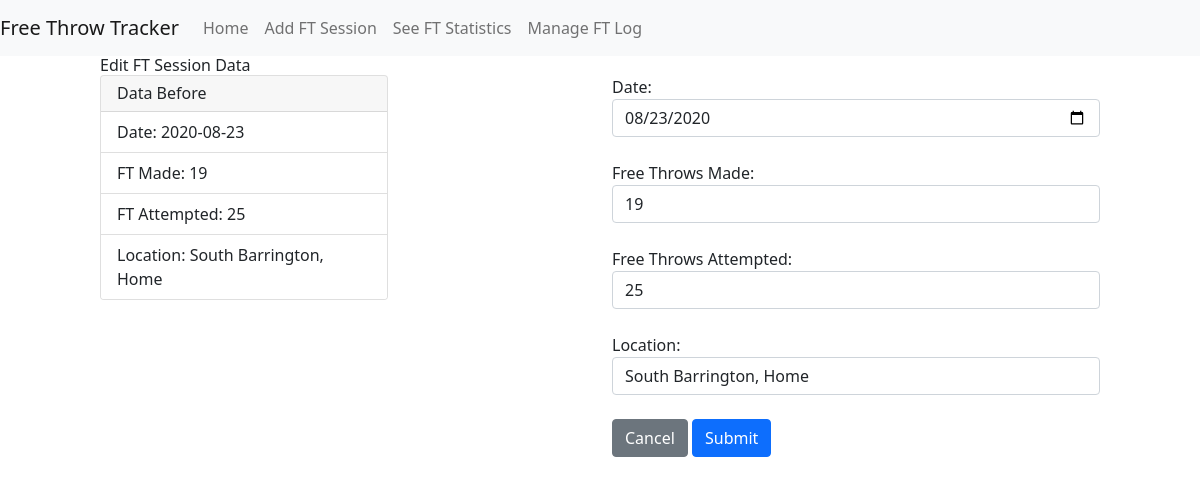
The app's page /edit/12 with its own data.
### tables this page shows
CREATE TABLE freethrowlog (
    id INTEGER PRIMARY KEY AUTOINCREMENT,
    sessionDate TEXT NOT NULL,
    ftMade INTEGER NOT NULL,
    ftAttempted INTEGER NOT NULL,
    locationName TEXT NOT NULL
    
);

### app.py (the view, shortened to what this page needs)
@app.route("/edit/<string:id>",methods=['POST','GET'])
def edit(id):
    if request.method == 'GET':
        conn = get_db_connection()
        cursor = conn.cursor()
        cursor.execute("SELECT * FROM freethrowlog WHERE ID=?", (id,))
        data = cursor.fetchall()
        cursor.close()
        conn.close()
        date = str(data[0]['sessionDate'])
        return render_template("edit.html", data=data, date=date)

### app.py (called while the page is built)
def get_db_connection():
    conn = sqlite3.connect('database.db')
    conn.row_factory = sqlite3.Row
    return conn

### templates/edit.html
{% extends 'base.html' %}
{% block content %}
    <div class="container">
        <div class="row">
            <h1>{% block title %} Edit FT Session Data {% endblock %}</h1>
            <div class="col">
                <div class="card" style="width: 18rem;">
                    <div class="card-header">
                        <h5>Data Before</h5>
                    </div>
                    <ul class="list-group list-group-flush">
                        <li class="list-group-item">Date: {{data[0]['sessionDate']}}</li>
                        <li class="list-group-item">FT Made: {{data[0]['ftmade']}}</li>
                        <li class="list-group-item">FT Attempted: {{data[0]['ftattempted']}}</li>
                        <li class="list-group-item">Location: {{ data[0]['locationName'] }}</li>
                    </ul>
                </div>
            </div>
            <div class="col">
                <form action="{{ url_for('edit', id=data[0]['id'])}}" method="post">
                    <div class="form-group col-sm-12">
                        <label for="date" >Date: </label>
                        <input type="date" class="form-control" id="date" name="date" value='{{data[0]["sessionDate"]}}'>
                    </div><br>
                    <div class="form-group col-sm-12">
                        <label for="ftmade">Free Throws Made: </label>
                        <input type="number" class="form-control" id="ftmade" name="ftmade" value='{{data[0]["ftmade"]}}'>
                    </div><br>
                    <div class="form-group col-sm-12">
                        <label for="ftmade">Free Throws Attempted: </label>
                        <input type="number" class="form-control" id="ftattempted" name="ftattempted" value='{{data[0]["ftattempted"]}}'>
                    </div><br>
                    <div class="form-group col-sm-12">
                        <label for="location">Location: </label>
                        <input type="text" class="form-control" id="location" name="location" value='{{data[0]["locationName"]}}'>
                    </div>
                    <br>
                    <a href='{{url_for("log")}}' class="btn btn-secondary" role="button">Cancel</a>
                    <button type="submit" class="btn btn-primary">Submit</button>
                </form>
            </div>
        </div>
    </div>
{% endblock %}

### records on screen
freethrowlog: sessionDate "2020-08-23", ftMade "19", ftAttempted "25", locationName "South Barrington, Home", date "08/23/2020", ftmade "19", ftattempted "25", location "South Barrington, Home"
